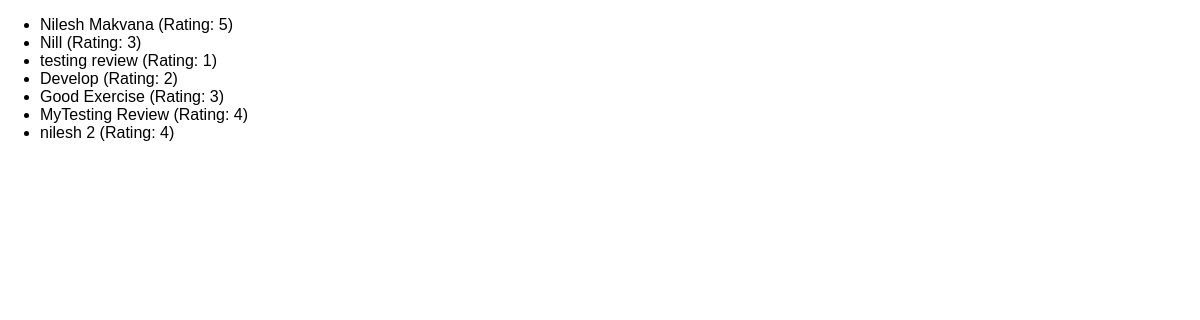
The app's page /reviews with its own data.
### reviews/models.py (models this page shows)
class Review(models.Model):
    user_name = models.CharField(max_length=100)
    review_text = models.TextField()
    rating = models.IntegerField()

### reviews/views.py (the view)
# urls.py: path("reviews", views.ReviewsListView.as_view()),
class ReviewsListView(ListView):
    template_name = "reviews/review_list.html"
    model = Review
    context_object_name = "reviews"
    def get_queryset(self):
        base_query = super().get_queryset()
        data = base_query.filter(rating__gt=0)
        return data

### reviews/templates/reviews/review_list.html (shortened to what this page needs)
{% extends 'reviews/base.html' %}
{% block content %}
  <ul>
    {% for review in reviews %}
        <li>{{review.user_name}} (Rating: {{review.rating}})</li>
    {% endfor %}
  </ul>
{% endblock %}

### reviews/templates/reviews/base.html (shortened to what this page needs)
{% load static %}
<!DOCTYPE html>
<html lang="en">
  <head>
    <link rel="stylesheet" href="{% static 'reviews/style.css' %}">
  </head>
  <body>
    {% block content %}
    {% endblock %}
  </body>
</html>

### reviews/static/reviews/style.css (style rules this page uses)
body { font-family: sans-serif; margin: 0; }

### records on screen
Review: user_name "Nilesh Makvana", rating "5"
Review: user_name "Nill", rating "3"
Review: user_name "testing review", rating "1"
Review: user_name "Develop", rating "2"
Review: user_name "Good Exercise", rating "3"
Review: user_name "MyTesting Review", rating "4"
Review: user_name "nilesh 2", rating "4"
